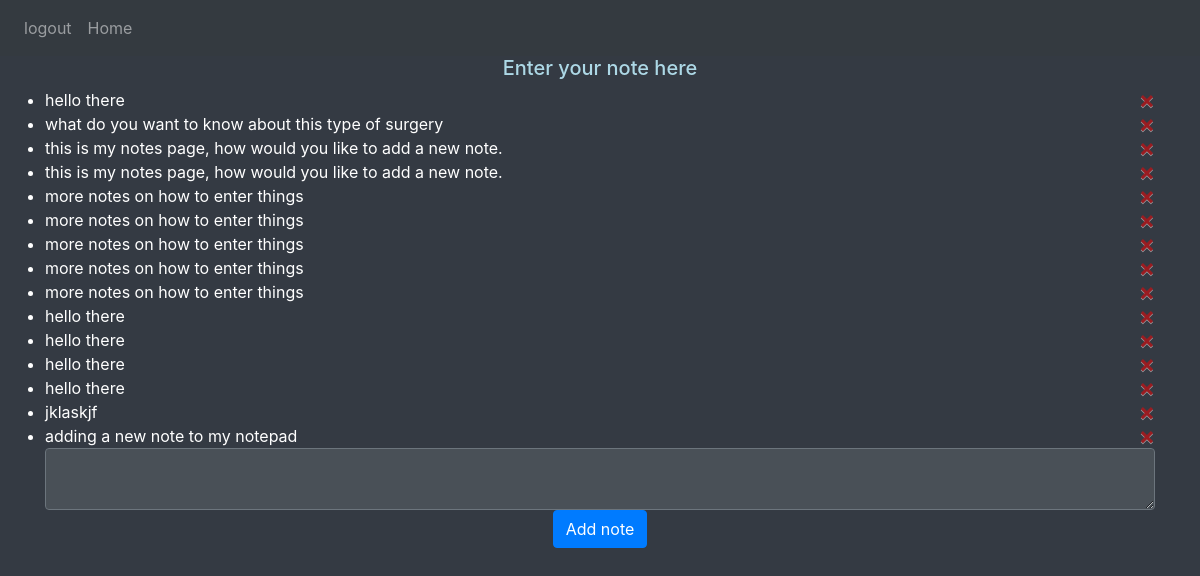
Screenshot of / (signed in) with the database file from the repository.
### website/models.py (models this page shows)
class Note(db.Model):
   id = db.Column(db.Integer, primary_key=True)
   data = db.Column(db.String(10000))
   date = db.Column(db.DateTime(timezone=True), default=func.now())
   user_id = db.Column(db.Integer, db.ForeignKey('user.id'))

### website/views.py (the view, shortened to what this page needs)
@views.route("/", methods=['GET', 'POST'])
@login_required
def home():
   return render_template("home.html", user=current_user)

### website/__init__.py (called while the page is built)
def create_app():
   app = Flask(__name__)
   app.config["SECRET_KEY"] = "shh, its secret"
   app.config["SQLALCHEMY_DATABASE_URI"] = f'sqlite:///{DB_NAME}'
   db.init_app(app)
   from .views import views
   from .auth import auth
   app.register_blueprint(views, url_prefix = "/")
   app.register_blueprint(auth, url_prefix = "/")
   from .models import User, Note
   create_database(app)
   login_manager = LoginManager()
   login_manager.login_view = 'auth.login'
   login_manager.init_app(app)
   @login_manager.user_loader
   def load_user(id):
      return User.query.get(int(id))
   return app

### website/templates/home.html (shortened to what this page needs)
{% extends "base.html" %}
{%block content%}
<h1 align="center" style="font-size: 20px; color: lightblue;" >Enter your note here</h1>
<ul class="list-group list-group-flush" id="notes">
    {% for note in user.notes %}
    <li class="list-group_item">{{ note.data }}
        <button type="button" style="color: red" class="close" onclick="deleteNote({{ note.id }})" aria-label="Open">
            <span aria-hidden="true">&times;</span>
        </button>
    </li>
    {% endfor %}
</ul>
<form method="POST">
    <textarea name="note" id="note" class="form-control"></textarea>
    <div align="center">
        <button type="submit" class="btn btn-primary">Add note</button>
    </div>
</form>
{%endblock%}

### website/templates/base.html (shortened to what this page needs)
<!DOCTYPE html>
<html>
<head>
    <link rel="stylesheet" href="https://stackpath.bootstrapcdn.com/bootstrap/4.4.1/css/bootstrap.min.css"
/>
    <link rel="stylesheet" href="https://stackpath.bootstrapcdn.com/font-awesome/4.7.0/css/font-awesome.min.css"
/>
</head>
<body>
<nav class="navbar navbar-expand-lg navbar-dark bg-dark">
    <div class="collapse navbar-collapse" id="navbar">
        <div class="navbar-nav">
            {% if user.is_authenticated %}
            <a class="nav-item nav-link" id="logout" href="/logout">logout</a>
            <a class="nav-item nav-link" id="home" href="/">Home</a>
            {% else %}
            <a class="nav-item nav-link" id="login" href="/login">Login</a>
            <a class="nav-item nav-link" id="sign-up" href="/sign-up">Sign Up</a>
            {% endif %}
        </div>
    </div>
</nav>
<div class="container">{%block content%}{%endblock%}
</div>
</body>
</html>

### website/templates/home.html (style rules this page uses)
body { background-color: #343a43; color: #fff; }
.form-control { background-color: #495057; color: #fff; border: 1px solid #6c757d; }
.form-control::placeholder { color: #adb5bd; }

### rows the page displays
Note: data "hello there"
Note: data "what do you want to know about this type of surgery"
Note: data "this is my notes page, how would you like to add a new note."
Note: data "this is my notes page, how would you like to add a new note."
Note: data "more notes on how to enter things"
Note: data "more notes on how to enter things"
Note: data "more notes on how to enter things"
Note: data "more notes on how to enter things"
Note: data "more notes on how to enter things"
Note: data "hello there"
Note: data "hello there"
Note: data "hello there"
Note: data "hello there"
Note: data "jklaskjf"
Note: data "adding a new note to my notepad"
